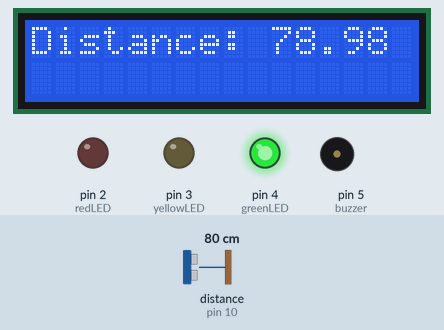
Recording of a sketch running on a simulated Arduino Uno, built with avr-gcc and run on an emulated ATmega328P. On the bench: 16×2 character LCD, output pins drawn as LEDs (lit = HIGH), buzzer (waves = sounding, pin HIGH). Wiring (inferred from the names in the program): ultrasonic range finder: trigger pin 9; echo pin 10. Inputs (shaded band) come from the test bench; at power-on: distance to the obstacle (sensor on pin 10) 80 cm. The echo pulse lasts 58.3 µs per cm; pins used as bus, display or sensor lines are not drawn.

Above: at 3.2 s.
3.3 s: distance to the obstacle (sensor on pin 10) set to 23 cm
At 3.9 s:
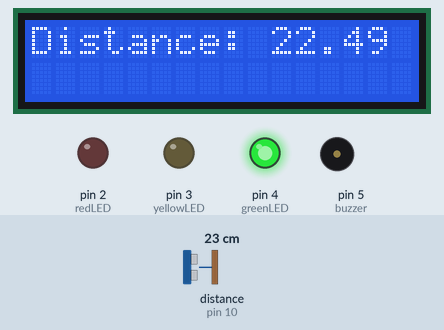
4.9 s: distance to the obstacle (sensor on pin 10) set to 19 cm
At 6.3 s:
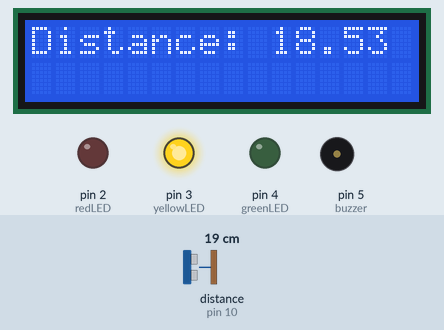
6.9 s: distance to the obstacle (sensor on pin 10) set to 12 cm
At 8.0 s:
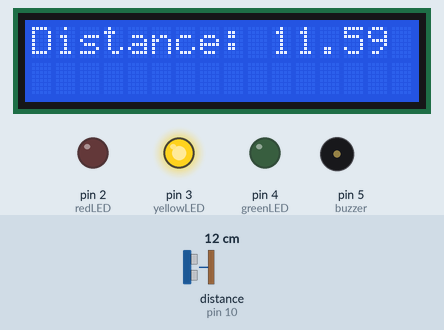
8.4 s: distance to the obstacle (sensor on pin 10) set to 9 cm
At 9.6 s:
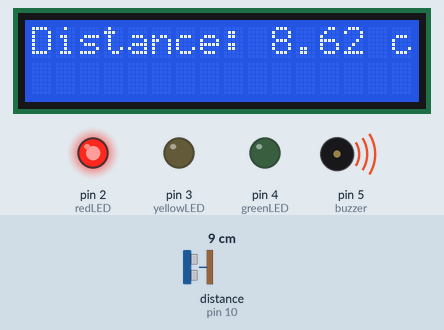
Timing chart, 0 to 11.0 s (numbered marks = the images above; inputs shaded):
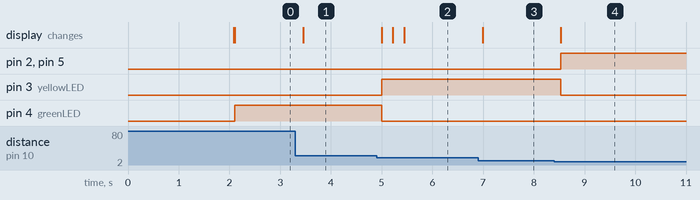

Measured:
- the behaviour switches between 21 and 20 cm on distance to the obstacle (sensor on pin 10) (found by bisection; images 1 and 2)
- the behaviour switches between 11 and 10 cm on distance to the obstacle (sensor on pin 10) (found by bisection; images 3 and 4)
- after the input at 3.3 s, the display: changes after 0.15 s (image 1)
- after the input at 4.9 s, pin 3 (yellowLED): LOW → HIGH after 0.10 s; pin 4 (greenLED): HIGH → LOW after 0.10 s; the display: changes after 0.10 s (image 2)
- after the input at 6.9 s, the display: changes after 0.09 s (image 3)
- after the input at 8.4 s, pin 2 (redLED), pin 5 (buzzer): LOW → HIGH after 0.13 s; pin 3 (yellowLED): HIGH → LOW after 0.13 s; the display: changes after 0.13 s (image 4)

The sketch:

code-proximityalertsystem.ino
```cpp
#include <Wire.h>
#include <LiquidCrystal_I2C.h>

const int trigPin = 9;
const int echoPin = 10;
const int redLED = 2;
const int yellowLED = 3;
const int greenLED = 4;
const int buzzer = 5;

LiquidCrystal_I2C lcd(0x27, 16, 2); // Adjust 0x27 if your LCD uses a different address

void setup() {
  pinMode(trigPin, OUTPUT);
  pinMode(echoPin, INPUT);
  pinMode(redLED, OUTPUT);
  pinMode(yellowLED, OUTPUT);
  pinMode(greenLED, OUTPUT);
  pinMode(buzzer, OUTPUT);

  lcd.begin();
  lcd.backlight();
  lcd.print("Proximity Alert");
  delay(2000);
  lcd.clear();
}

void loop() {
  long duration;
  float distance;

  digitalWrite(trigPin, LOW);
  delayMicroseconds(2);
  digitalWrite(trigPin, HIGH);
  delayMicroseconds(10);
  digitalWrite(trigPin, LOW);

  duration = pulseIn(echoPin, HIGH);
  distance = duration * 0.034 / 2;

  lcd.setCursor(0, 0);
  lcd.print("Distance: ");
  lcd.print(distance);
  lcd.print(" cm  ");

  if (distance < 10) {
    digitalWrite(redLED, HIGH);
    digitalWrite(yellowLED, LOW);
    digitalWrite(greenLED, LOW);
    digitalWrite(buzzer, HIGH);
  } else if (distance < 20) {
    digitalWrite(redLED, LOW);
    digitalWrite(yellowLED, HIGH);
    digitalWrite(greenLED, LOW);
    digitalWrite(buzzer, LOW);
  } else {
    digitalWrite(redLED, LOW);
    digitalWrite(yellowLED, LOW);
    digitalWrite(greenLED, HIGH);
    digitalWrite(buzzer, LOW);
  }

  delay(200);
}
```
